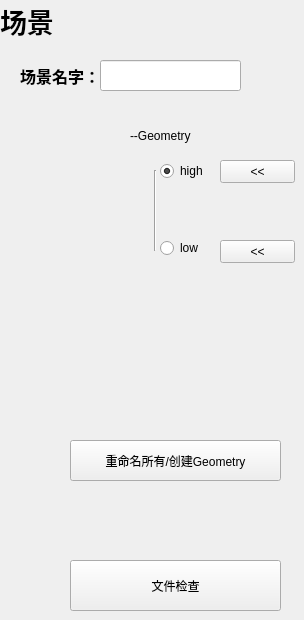
       <widget class="QWidget" name="env_tab">
        <attribute name="title">
         <string>Env</string>
        </attribute>
        <widget class="QPushButton" name="rename_model">
         <property name="geometry">
          <rect>
           <x>70</x>
           <y>440</y>
           <width>211</width>
           <height>41</height>
          </rect>
         </property>
         <property name="text">
          <string>重命名所有/创建Geometry</string>
         </property>
        </widget>
        <widget class="QPushButton" name="check_model">
         <property name="geometry">
          <rect>
           <x>70</x>
           <y>560</y>
           <width>211</width>
           <height>51</height>
          </rect>
         </property>
         <property name="text">
          <string>文件检查</string>
         </property>
        </widget>
        <widget class="QLabel" name="label">
         <property name="geometry">
          <rect>
           <x>0</x>
           <y>-10</y>
           <width>61</width>
           <height>61</height>
          </rect>
         </property>
         <property name="font">
          <font>
           <family>Aharoni</family>
           <pointsize>20</pointsize>
           <weight>75</weight>
           <bold>true</bold>
          </font>
         </property>
         <property name="text">
          <string>场景</string>
         </property>
        </widget>
        <widget class="QLineEdit" name="env_name">
         <property name="enabled">
          <bool>true</bool>
         </property>
         <property name="geometry">
          <rect>
           <x>100</x>
           <y>60</y>
           <width>141</width>
           <height>31</height>
          </rect>
         </property>
         <property name="readOnly">
          <bool>false</bool>
         </property>
        </widget>
        <widget class="QLabel" name="label_3">
         <property name="geometry">
          <rect>
           <x>20</x>
           <y>60</y>
           <width>81</width>
           <height>31</height>
          </rect>
         </property>
         <property name="font">
          <font>
           <family>Aharoni</family>
           <pointsize>12</pointsize>
           <weight>75</weight>
           <bold>true</bold>
          </font>
         </property>
         <property name="text">
          <string>场景名字：</string>
         </property>
        </widget>
        <widget class="QLabel" name="label_8">
         <property name="geometry">
          <rect>
           <x>130</x>
           <y>120</y>
           <width>91</width>
           <height>31</height>
          </rect>
         </property>
         <property name="text">
          <string>--Geometry</string>
         </property>
        </widget>
        <widget class="QPushButton" name="high_env_pb">
         <property name="geometry">
          <rect>
           <x>220</x>
           <y>160</y>
           <width>75</width>
           <height>23</height>
          </rect>
         </property>
         <property name="text">
          <string>&lt;&lt;</string>
         </property>
        </widget>
        <widget class="QPushButton" name="low_env_pb">
         <property name="geometry">
          <rect>
           <x>220</x>
           <y>240</y>
           <width>75</width>
           <height>23</height>
          </rect>
         </property>
         <property name="text">
          <string>&lt;&lt;</string>
         </property>
        </widget>
        <widget class="Line" name="line_5">
         <property name="geometry">
          <rect>
           <x>130</x>
           <y>170</y>
           <width>51</width>
           <height>81</height>
          </rect>
         </property>
         <property name="orientation">
          <enum>Qt::Vertical</enum>
         </property>
        </widget>
        <widget class="QWidget" name="layoutWidget">
         <property name="geometry">
          <rect>
           <x>160</x>
           <y>110</y>
           <width>53</width>
           <height>201</height>
          </rect>
         </property>
         <layout class="QVBoxLayout" name="verticalLayout">
          <item>
           <widget class="QRadioButton" name="high_env_rb">
            <property name="text">
             <string>high</string>
            </property>
            <property name="checked">
             <bool>true</bool>
            </property>
           </widget>
          </item>
          <item>
           <widget class="QRadioButton" name="low_env_rb">
            <property name="enabled">
             <bool>true</bool>
            </property>
            <property name="font">
             <font>
              <stylestrategy>PreferDefault</stylestrategy>
             </font>
            </property>
            <property name="text">
             <string>low</string>
            </property>
            <property name="checkable">
             <bool>true</bool>
            </property>
            <property name="checked">
             <bool>false</bool>
            </property>
           </widget>
          </item>
         </layout>
        </widget>
       </widget>
